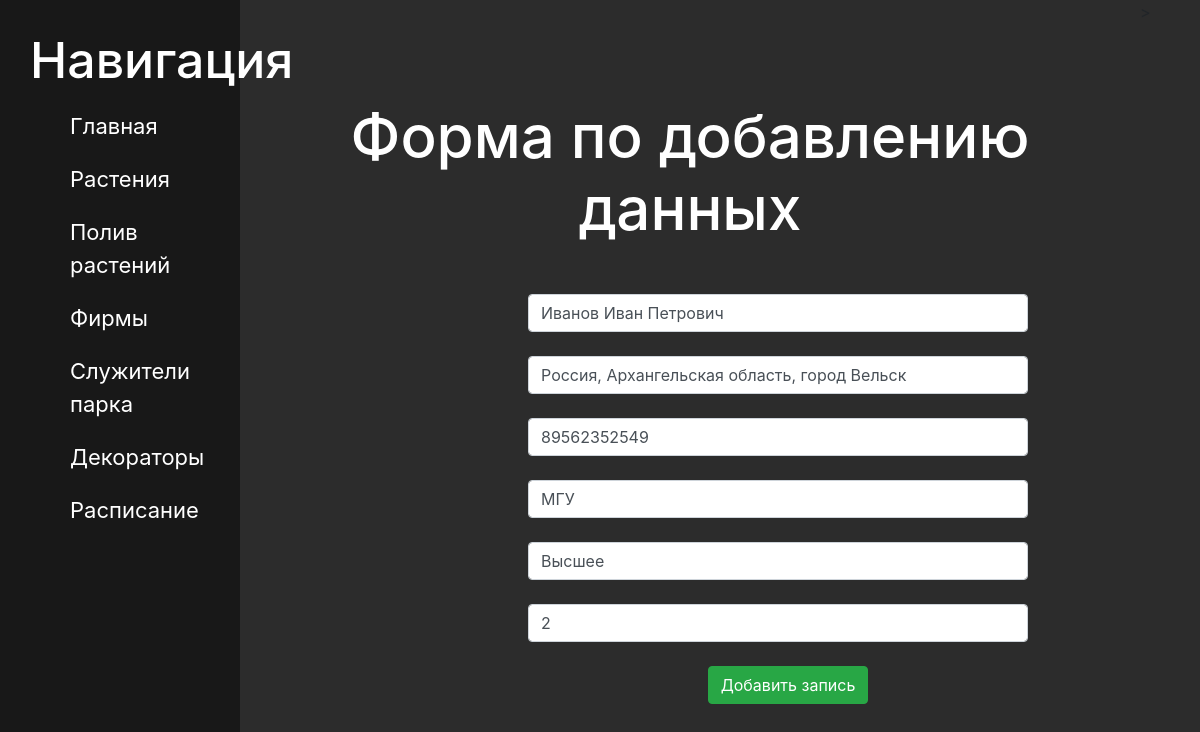
/decorator/2/update, run on the app's committed database.
### plants/models.py (models this page shows, shortened)
class Decorator(models.Model):
    name= models.CharField(verbose_name ='ФИО',max_length=100)
    adress = models.CharField(verbose_name='Адрес', max_length=100)
    phone = models.CharField(verbose_name='Телефон', max_length=11)
    VUZ = models.CharField(verbose_name='ВУЗ', max_length=100)
    category = models.CharField(verbose_name='Категория', max_length=100)
    firm = models.ForeignKey(Firms, on_delete=models.CASCADE, verbose_name='Фирмы')
    class Meta:
        verbose_name ='Декоратор'
        verbose_name_plural = 'Декораторы'

### plants/views.py (the view)
class decoratorUpdateView(UpdateView):
    model = Decorator
    template_name = 'decorator/create.html'
    form_class = DecoratorForm

### plants/forms.py
class DecoratorForm(ModelForm):
    class Meta:
        model = Decorator
        fields = ['name','adress','phone','VUZ','category','firm']
        widgets={
            "name": TextInput(attrs={
                'class': 'form-control',
                'placeholder': 'ФИО'
            }),
            "adress": TextInput(attrs={
                'class': 'form-control',
                'placeholder': 'Адрес'
            }),
            "phone": TextInput(attrs={
                'class': 'form-control',
                'placeholder': 'Телефон'
            }),
            "VUZ": TextInput(attrs={
                'class': 'form-control',
                'placeholder': 'ВУЗ'
            }),
            "category": TextInput(attrs={
                'class': 'form-control',
                'placeholder': 'Категория'
            }),
            "firm": NumberInput(attrs={
                'class': 'form-control',
                'placeholder': 'ID Фирмы'
            }),
        }

### plants/templates/decorator/create.html (shortened to what this page needs)
{% extends 'main/layout.html' %}
{% block content  %}
<div class="features">
    <h1>Форма по добавлению данных</h1>
    <form method = "post" >
        {{form.name}} <br>
        {{form.adress}}<br>
        {{form.phone}}<br>
        {{form.VUZ}}<br>
        {{form.category}}<br>
        {{form.firm}}<br>
        <button class="btn btn-success" type="submit">Добавить запись</button>
    </form>
</div>
{% endblock %}

### main/static/main/css/main.css (style rules this page uses)
body { background: #2c2c2c; }
main .features { float: left; color: white; margin-top: 100px; text-align: center; width: 75%; }
main .features h1 { font-size: 60px; }
form { margin-left: 32%; width: 500px; margin-top: 50px; align: center }

### data on the page
Decorator: name "Иванов Иван Петрович", adress "Россия, Архангельская область, город Вельск", phone "89562352549", VUZ "МГУ", category "Высшее", firm "2"
